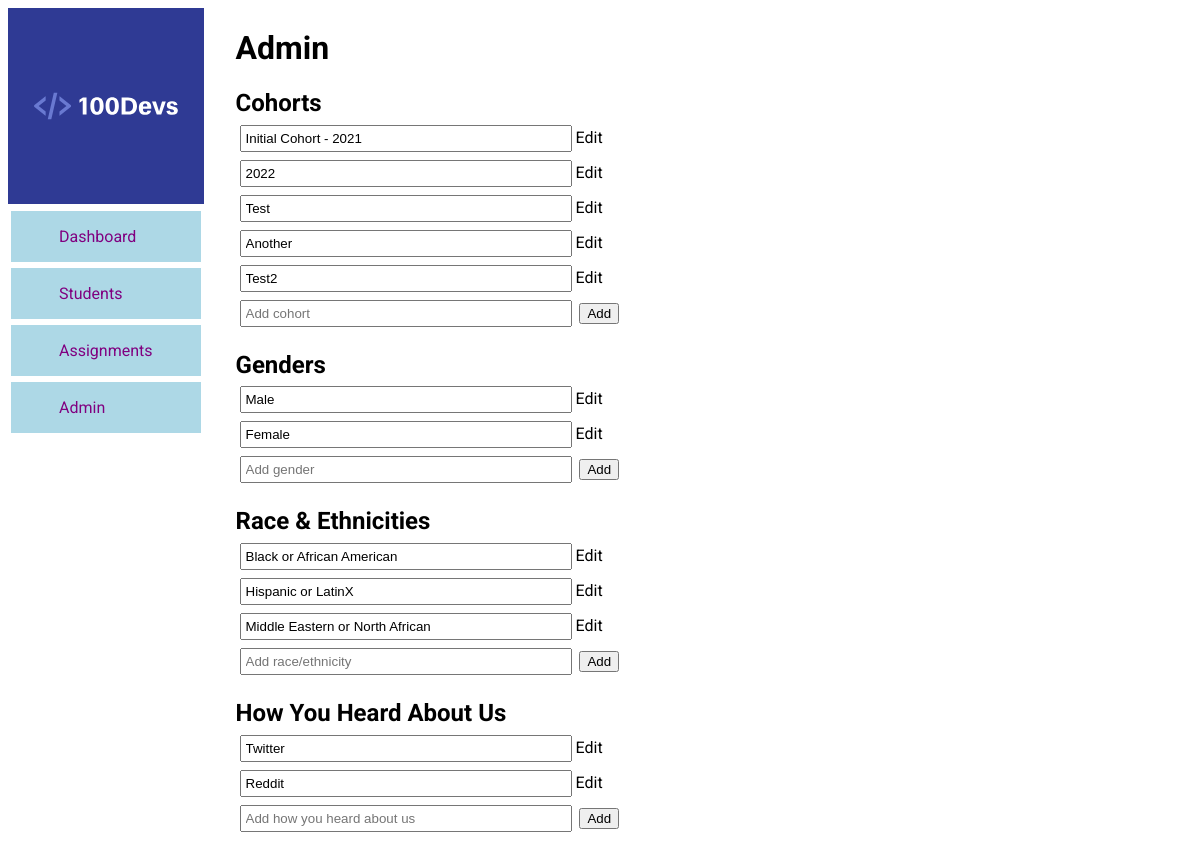
The app's page /100devs/admin/ with its own data.
### main/models.py (models this page shows, shortened)
class Cohort(models.Model):
    name = models.CharField(max_length=300)

class Gender(models.Model):
    name = models.CharField(max_length=300)

class RaceEthnicity(models.Model):
    name = models.CharField(max_length=300)

class HearAboutUs(models.Model):
    name = models.CharField(max_length=300)

### main/views.py (the view)
# urls.py: path('admin/', admin.site.urls),
def admin(request):
    cohorts = Cohort.objects.all()
    genders = Gender.objects.all()
    race_ethnicity = RaceEthnicity.objects.all()
    hear_about_us = HearAboutUs.objects.all()
    context = {
        "cohorts": cohorts,
        "genders": genders,
        "race_ethnicity": race_ethnicity,
        "hear_about_us": hear_about_us
    }
    return render(request, 'admin.html', context)

### main/templates/admin.html (shortened to what this page needs)
{% extends 'main.html' %}
{% load static %}
{% block content %}
<h1>Admin</h1>
<section class="adminCategory">
    <h2>Cohorts</h2>
    <ul>
        {% for cohort in cohorts %}
            <li id="cohort-{{ cohort.id }}"><input type="text" value="{{cohort.name}}" class="editInput" readonly><span class="adminEdit">Edit</span><span class="adminSave hide">Save</span></li>
        {% endfor %}
        <div>
            <form action="/100devs/admin/create-cohort/" method="POST">
                <input type="text" id="new_cohort" name="name" class="new_input" placeholder="Add cohort">
                <button>Add</button>
            </form>
        </div>
    </ul>
</section>
<section class="adminCategory">
    <h2>Genders</h2>
    <ul>
        {% for gender in genders %}
        <li id="gender-{{ gender.id }}"><input type="text" value="{{gender.name}}" class="editInput" readonly><span class="adminEdit">Edit</span><span class="adminSave hide">Save</span></li>
        {% endfor %}
        <div>
            <form action="/100devs/admin/create-gender/" method="POST">
                <input type="text" id="new_gender" name="name" class="new_input" placeholder="Add gender">
                <button>Add</button>
            </form>
        </div>
    </ul>
</section>
<section class="adminCategory">
    <h2>Race & Ethnicities</h2>
    <ul>
        {% for re in race_ethnicity %}
        <li id="re-{{ re.id }}"><input type="text" value="{{re.name}}" class="editInput" readonly><span class="adminEdit">Edit</span><span class="adminSave hide">Save</span></li>
        {% endfor %}
        <div>
            <form action="/100devs/admin/create-race/" method="POST">
                <input type="text" id="new_race_eth" name="name" class="new_input" placeholder="Add race/ethnicity">
                <button>Add</button>
            </form>
        </div>
    </ul>
</section>
<section class="adminCategory">
    <h2>How You Heard About Us</h2>
    <ul>
        {% for hau in hear_about_us %}
        <li id="heard-{{ hau.id }}"><input type="text" value="{{hau.name}}" class="editInput" readonly><span class="adminEdit">Edit</span><span class="adminSave hide">Save</span></li>
        {% endfor %}
        <div>
            <form action="/100devs/admin/create-heard/" method="POST">
                <input type="text" id="new_heard" name="name" class="new_input" placeholder="Add how you heard about us">
                <button>Add</button>
            </form>
        </div>
    </ul>
</section>
{% endblock content %}

### static/css/main.css (style rules this page uses)
body { display: flex; flex-direction: row; font-family: 'Roboto', sans-serif; }
ul { list-style-type: none; margin: 0; padding: 0; }
.adminCategory input { margin: .25rem; padding: .25rem; width: 20rem; }
.adminCategory h2 { margin-bottom: .24rem; }

### records on screen
Cohort: name "Initial Cohort - 2021"
Cohort: name "2022"
Cohort: name "Test"
Cohort: name "Another"
Cohort: name "Test2"
Gender: name "Male"
Gender: name "Female"
RaceEthnicity: name "Black or African American"
RaceEthnicity: name "Hispanic or LatinX"
RaceEthnicity: name "Middle Eastern or North African"
HearAboutUs: name "Twitter"
HearAboutUs: name "Reddit"
